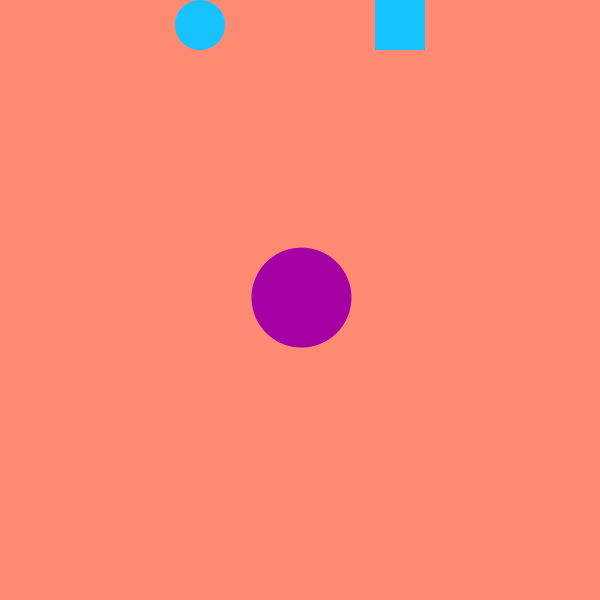
Frame 1 (no input)
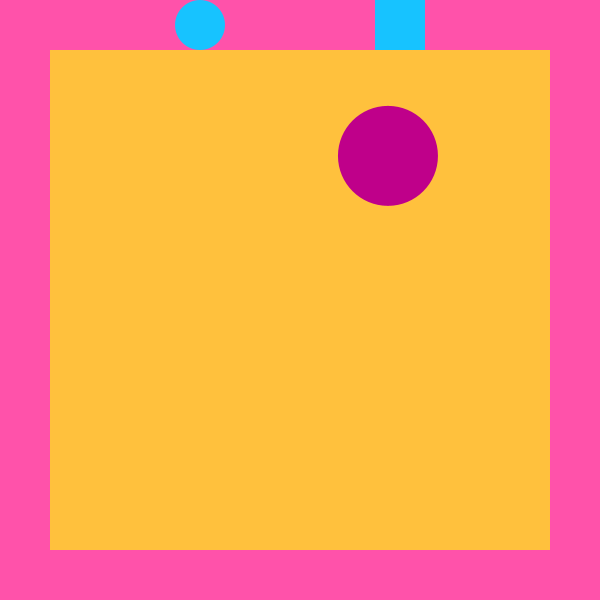
Frame 60 (the mouse pressed at the canvas centre just before this capture)
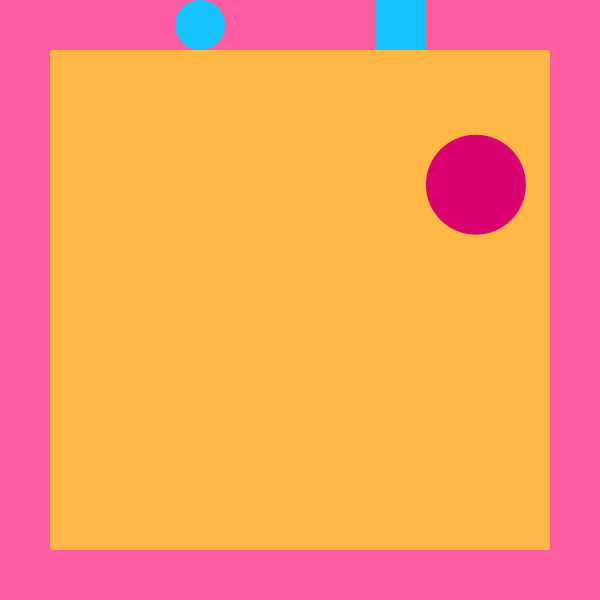
Frame 120 (the mouse held since frame 60 and released just before this capture)

The Processing sketch that drew these frames (run headless with seeded random() and noise(); from frame 60 on, the mouse is pressed at the canvas centre):

// Processing sketch: bouncingBall
// ── bouncingBall.pde
float xPos=300, yPos=300;
float xSpeed, ySpeed, xSpeedOriginal, ySpeedOriginal;
float size=100;
float dist;
boolean toggleOn;
boolean mouseIn;
boolean spreading;
int t=30;
float spreadX, spreadY;

void setup() {
  size(600, 600);
  xSpeed=random(-5, 5);
  ySpeed=random(-5, 5);
  noStroke();
}

void draw() {
  frame();
  canvas();
  buttonAndToggle();
  dist=dist(mouseX, mouseY, xPos, yPos);
  print(spreading+" ");
  println(dist);
  mouseIn=mouseDetect();
  moveBall();
  bounce();
  toggle();
}

void mousePressed() {
  if (mouseIn) {
    xSpeed=random(-5, 5);
    ySpeed=random(-5, 5);
  }
  if (dist(mouseX, mouseY, 200, 25)<=25) {
    xSpeed=random(-5, 5);
    ySpeed=random(-5, 5);
    xPos=random(size, width-size);
    yPos=random(size, height-size);
  }
  if (mouseY<50&&mouseX>375&&mouseX<425) {
    toggleOn=!toggleOn;
  }
}

void canvas() {
  fill(255, map(yPos, 0, height, 255, 21), map(yPos, 0, height, 0, 232));
  rect(size/2, size/2, width-size, height-size);
}

void touch(int t, float a, float b) {
  fill(#17C3FF, 100-t);
  ellipse(a, b, t, t);
}

void frame() {
  fill(255, map(yPos, 0, height, 21, 255), map(yPos, 0, height, 232, 0));
  rect(0, 0, width, size/2);
  rect(0, 0, size/2, height);
  rect(0, height-size/2, width, height-size/2);
  rect(width-size/2, 0, size/2, height);
  if (reachEdge()&&!spreading) {
    spreading=true;
    spreadX=xPos;
    spreadY=yPos;
    if (xSpeed>0&&reachXEdge()) spreadX-=size/2;
    if (xSpeed<0&&reachXEdge()) spreadX+=size/2;
    if (ySpeed>0&&reachYEdge()) spreadY-=size/2;
    if (ySpeed<0&&reachYEdge()) spreadY+=size/2;
  }
  if (spreading) {
    touch(t, spreadX, spreadY);
    t+=10;
    if (t>100) {
      spreading=false;
      t=30;
    }
  }
}

boolean reachEdge() {
  return xPos>width-size||xPos<size||yPos>height-size||yPos<size;
}

boolean reachXEdge() {
  return xPos>width-size||xPos<size;
}

boolean reachYEdge() {
  return yPos>height-size||yPos<size;
}

void buttonAndToggle() {
  fill(#17C3FF);
  ellipse(200, size/4, 50, 50);
  rect(375, 0, 50, 50);
}

void bounce() {
  if (reachXEdge()) {
    xSpeed=-xSpeed;
  }
  if (reachYEdge()) {
    ySpeed=-ySpeed;
  }
}

void moveBall() {
  xPos+=xSpeed;
  yPos+=ySpeed;
  fill(map(xPos, 0, width, 75, 255), 0, map(xPos, 0, width, 255, 75));
  ellipse(xPos, yPos, size, size);
}

boolean mouseDetect() {
  return dist<=size/2;
}

void toggle() {
  if (toggleOn&&xSpeed!=0) {
    xSpeedOriginal=xSpeed;
    ySpeedOriginal=ySpeed;
    xSpeed=0;
    ySpeed=0;
  }
  if (!toggleOn&&xSpeed==0) {
    xSpeed=xSpeedOriginal;
    ySpeed=ySpeedOriginal;
  }
}
